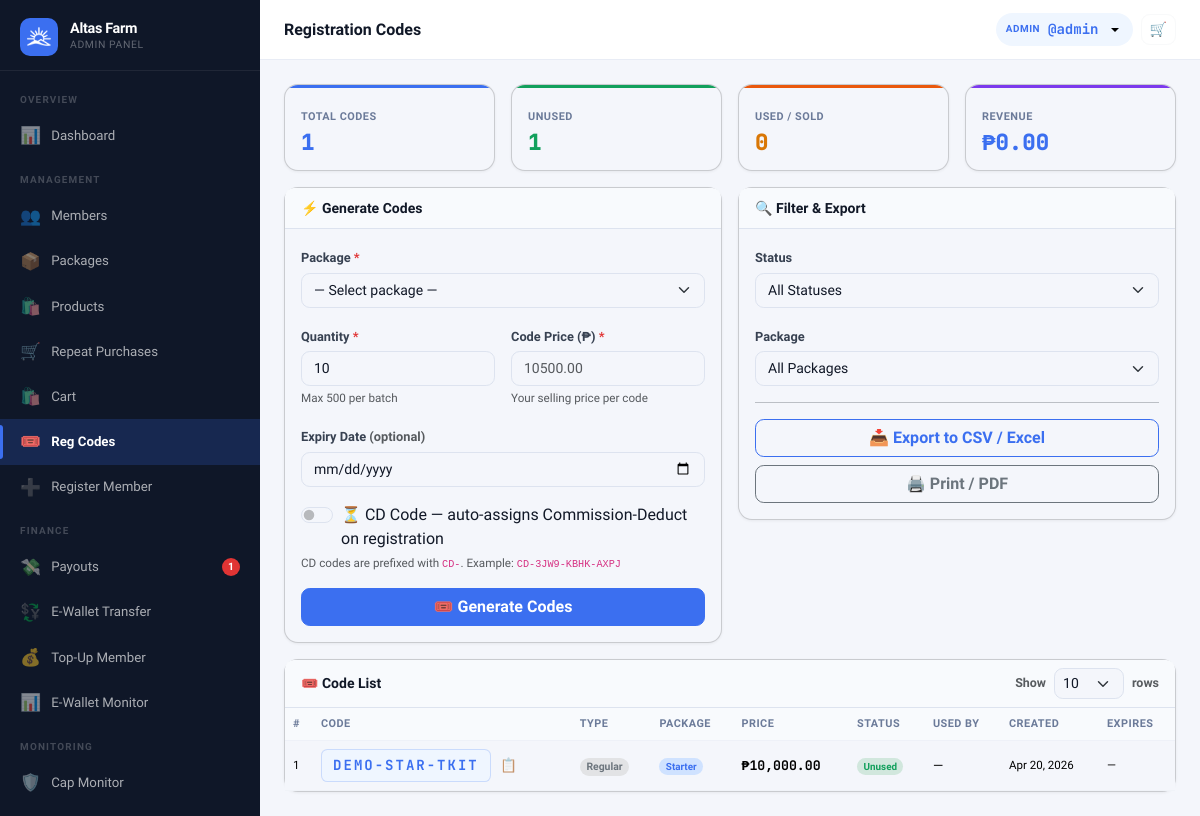
/?page=admin_codes (signed in), run on an earlier commit of the app's database.
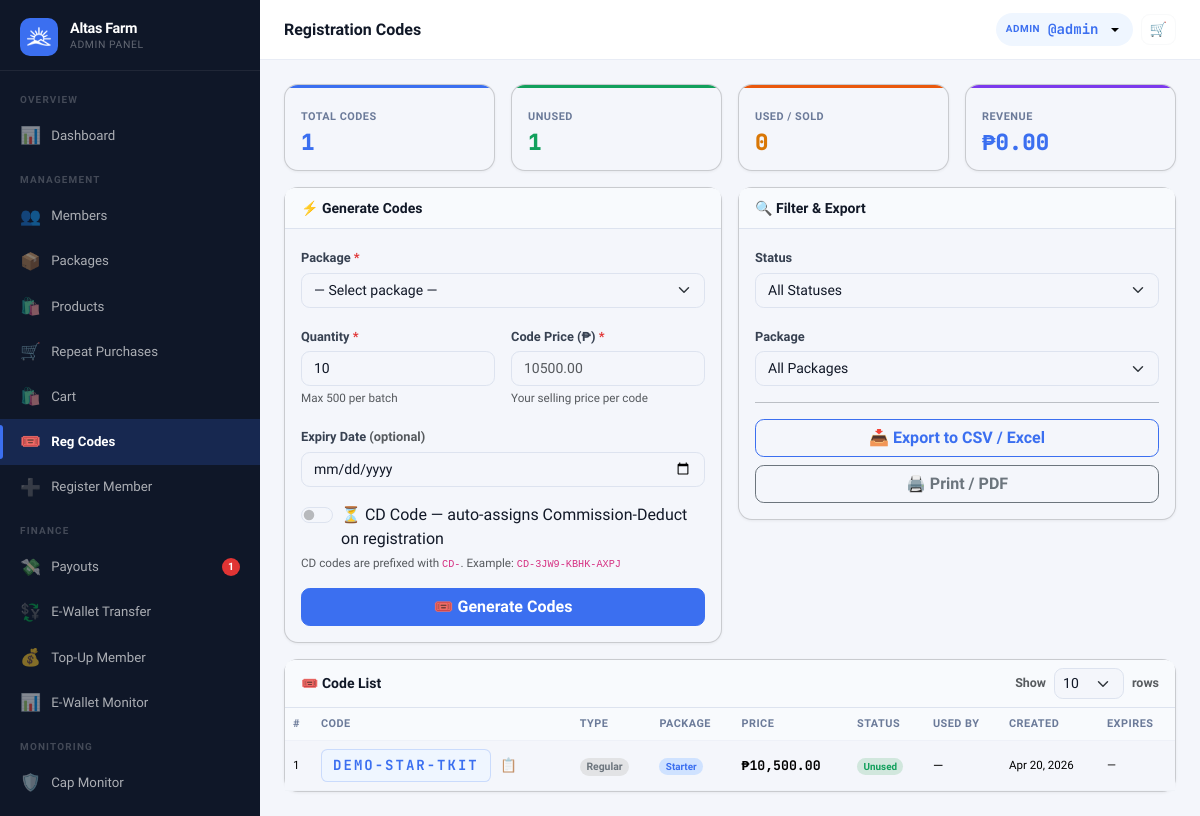
And on a later commit of the database.
### tables this page shows
CREATE TABLE reg_codes (
  id          INT UNSIGNED AUTO_INCREMENT PRIMARY KEY,
  code        VARCHAR(24)   NOT NULL UNIQUE,
  package_id  INT UNSIGNED  NOT NULL,
  price       DECIMAL(12,2) NOT NULL,
  status      ENUM('unused','used','expired') NOT NULL DEFAULT 'unused',
  is_cd       TINYINT(1)    NOT NULL DEFAULT 0,
  used_by     INT UNSIGNED  NULL,
  created_by  INT UNSIGNED  NOT NULL,
  used_at     TIMESTAMP     NULL,
  expires_at  DATE          NULL,
  created_at  TIMESTAMP DEFAULT CURRENT_TIMESTAMP,
  FOREIGN KEY (package_id) REFERENCES packages(id),
  FOREIGN KEY (used_by)    REFERENCES users(id) ON DELETE SET NULL,
  FOREIGN KEY (created_by) REFERENCES users(id)
);

CREATE TABLE packages (
  id                        INT UNSIGNED AUTO_INCREMENT PRIMARY KEY,
  name                      VARCHAR(80)      NOT NULL,
  entry_fee                 DECIMAL(12,2)    NOT NULL,
  package_pv_rate           DECIMAL(14,2)    NOT NULL DEFAULT 10.00 COMMENT 'Absolute PV amount (not a percentage) — basis for direct/indirect/DFI/binary PV',
  binary_pv_pct             DECIMAL(5,2)     NOT NULL DEFAULT 20.00 COMMENT 'Percentage of Package PV that becomes binary PV',
   
  pairing_bonus             DECIMAL(12,2)    NOT NULL DEFAULT 0.00,
  daily_pair_cap            TINYINT UNSIGNED NOT NULL DEFAULT 3,
   
  pairing_pv_pct            DECIMAL(5,2)     NOT NULL DEFAULT 0.00 COMMENT 'Pairing bonus = paired_pv * (pairing_pv_pct/100) * pv_per_peso_rate',
  daily_pair_pv_cap         DECIMAL(14,2)    NOT NULL DEFAULT 0.00 COMMENT 'Max paired PV per member per day',
   
  direct_ref_bonus          DECIMAL(12,2)    NOT NULL DEFAULT 0.00,
   
  direct_ref_pv_pct         DECIMAL(5,2)     NOT NULL DEFAULT 0.00 COMMENT 'Direct referral bonus = package_pv * (direct_ref_pv_pct/100) * pv_per_peso_rate',
   
  lifetime_cap_multiplier   DECIMAL(5,2)     NOT NULL DEFAULT 3.00,
  reactivation_fee          DECIMAL(12,2)    NOT NULL DEFAULT 0.00,
  reactivation_window_days  INT              NOT NULL DEFAULT 15,
  daily_fixed_income        DECIMAL(12,2)    NOT NULL DEFAULT 0.00,
  daily_fixed_income_days   INT              NOT NULL DEFAULT 90,
  dfi_pv_pct                DECIMAL(5,2)     NOT NULL DEFAULT 0.00 COMMENT 'DFI = package_pv * dfi_pv_pct * pv_per_peso_rate (0 = use fixed daily_fixed_income)',
  personal_pv_requirement   DECIMAL(14,2)    NOT NULL DEFAULT 0.00 COMMENT 'Per-package personal PV gate for repeat purchase commissions',
  status                    ENUM('active','inactive') NOT NULL DEFAULT 'active',
  created_at                TIMESTAMP DEFAULT CURRENT_TIMESTAMP
);

### controllers/AdminController.php (called while the page is built, shortened)
<?php
class AdminController
{
    public function codes(): void
    {
        $page     = max(1, (int)($_GET['pg']  ?? 1));
        $perPage  = per_page();
        $status   = $_GET['status']            ?? '';
        $pkgId    = (int)($_GET['pkg']         ?? 0);
        $codes    = Code::all($page, $status, $pkgId, $perPage);
        require 'views/admin/codes.php';
    }
}

### index.php (called while the page is built, shortened)
<?php
require_once 'core/helpers.php';
require_once 'core/Auth.php';
$page = $_GET['page'] ?? 'login';
$route = $routes[$page] ?? null;
[$ctrlClass, $method, $role] = $route;
(new $ctrlClass())->$method();

### core/helpers.php (called while the page is built, shortened)
<?php
function e(mixed $val): string
{
    return htmlspecialchars((string) $val, ENT_QUOTES | ENT_SUBSTITUTE, 'UTF-8');
}
function fmt_money(float|null $n, bool $showSign = false): string
{
    $n = (float)($n ?? 0);
    $formatted = '₱' . number_format(abs($n), 2);
    return $formatted;
}
function fmt_date(?string $ts, string $format = 'M d, Y'): string
{
    return date($format, strtotime($ts));
}
function paginate(string $query, array $params, int $page, int $perPage = 10): array
{
    $pdo = db();
    $countSql = preg_replace('/SELECT .+? FROM /is', 'SELECT COUNT(*) FROM ', $query, 1);
    $countSql = preg_replace('/ORDER BY .+$/is', '', $countSql);
    $st = $pdo->prepare($countSql);
    $st->execute($params);
    $total = (int) $st->fetchColumn();
    $totalPages = max(1, (int) ceil($total / $perPage));
    $page       = max(1, min($page, $totalPages));
    $offset     = ($page - 1) * $perPage;
    $st = $pdo->prepare($query . " LIMIT $perPage OFFSET $offset");
    $st->execute($params);
    return [
        'data'        => $st->fetchAll(),
        'total'       => $total,
        'page'        => $page,
        'per_page'    => $perPage,
        'total_pages' => $totalPages,
        'has_prev'    => $page > 1,
        'has_next'    => $page < $totalPages,
    ];
}

### models/Code.php (called while the page is built, shortened)
<?php
class Code
{
    public static function all(int $page = 1, string $status = '', int $pkgId = 0, int $perPage = 10): array
    {
        $where  = '1=1';
        $params = [];
        return paginate(
            "SELECT r.*, p.name AS package_name,
                    u.username AS used_by_username
             FROM   reg_codes r
             JOIN   packages  p ON p.id = r.package_id
             LEFT JOIN users  u ON u.id = r.used_by
             WHERE  {$where}
             ORDER BY r.created_at DESC",
            $params,
            $page,
            $perPage
        );
    }
}

### views/admin/codes.php (the view, shortened to what the changed rows need)
<?php require 'views/partials/head.php'; ?>
<div class="main-content">
  <div class="page-content">
    <div class="card no-print">
      <div class="table-responsive">
        <table class="table table-hover mb-0">
          <thead>
            <tr>
              <th>#</th>
              <th>Code</th>
              <th>Type</th>
              <th>Package</th>
              <th>Price</th>
              <th>Status</th>
              <th>Used By</th>
              <th>Created</th>
              <th>Expires</th>
            </tr>
          </thead>
          <tbody>
            <?php if (empty($codes['data'])): ?>
              <tr>
                <td colspan="9" class="text-center py-5 text-muted">No codes found.</td>
              </tr>
              <?php else: foreach ($codes['data'] as $i => $c): ?>
                <tr>
                  <td class="td-muted" style="font-size:.72rem;"><?= ($codes['page'] - 1) * 25 + $i + 1 ?></td>
                  <td>
                    <div class="d-flex align-items-center gap-2">
                      <span class="reg-code"><?= e($c['code']) ?></span>
                      <button type="button"
                        class="btn btn-sm btn-link p-0 text-muted"
                        onclick="copyText('<?= e($c['code']) ?>')"
                        title="Copy code"
                        style="font-size:.85rem;line-height:1;text-decoration:none;">
                        📋
                      </button>
                    </div>
                  </td>
                  <td>
                    <?php if (!empty($c['is_cd'])): ?>
                      <span class="badge bg-warning-subtle text-warning" style="font-size:.65rem;">⏳ CD</span>
                    <?php else: ?>
                      <span class="badge bg-secondary-subtle text-secondary" style="font-size:.65rem;">Regular</span>
                    <?php endif; ?>
                  </td>
                  <td><span class="badge bg-primary-subtle text-primary"><?= e($c['package_name']) ?></span></td>
                  <td class="font-mono fw-bold"><?= fmt_money($c['price']) ?></td>
                  <td><?php $b = match ($c['status']) {
                        'unused' => 'bg-success-subtle text-success',
                        'used' => 'bg-secondary-subtle text-secondary',
                        'expired' => 'bg-danger-subtle text-danger',
                        default => 'bg-secondary-subtle'
                      }; ?>
                    <span class="badge <?= $b ?>"><?= ucfirst($c['status']) ?></span>
                  </td>
                  <td class="td-muted"><?= $c['used_by_username'] ? '@' . e($c['used_by_username']) : '—' ?></td>
                  <td class="td-muted" style="font-size:.72rem;"><?= fmt_date($c['created_at']) ?></td>
                  <td class="td-muted" style="font-size:.72rem;"><?= $c['expires_at'] ? fmt_date($c['expires_at']) : '—' ?></td>
                </tr>
            <?php endforeach;
            endif; ?>
          </tbody>
        </table>
      </div>
    </div>
  </div>
</div>
<?php require 'views/partials/footer.php'; ?>

What changed in the data, as far as the page shows it:
changed reg_codes "DEMO-STAR-TKIT": price "₱10,000.00" → "₱10,500.00"
